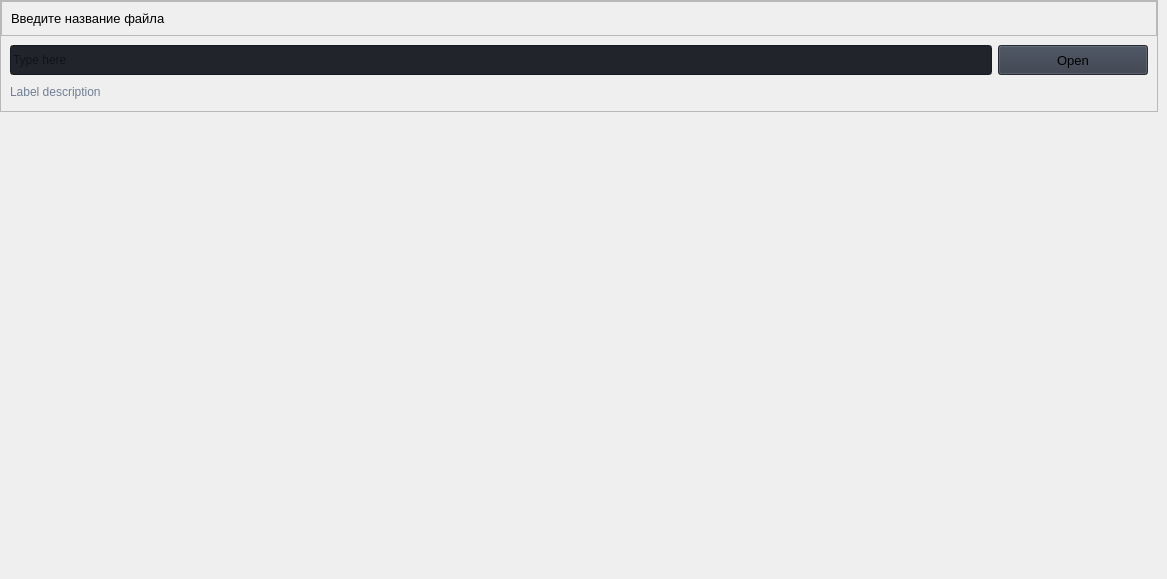
                     <widget class="QWidget" name="try_page">
                      <widget class="QFrame" name="row_4">
                       <property name="geometry">
                        <rect>
                         <x>0</x>
                         <y>0</y>
                         <width>1158</width>
                         <height>112</height>
                        </rect>
                       </property>
                       <property name="frameShape">
                        <enum>QFrame::StyledPanel</enum>
                       </property>
                       <property name="frameShadow">
                        <enum>QFrame::Raised</enum>
                       </property>
                       <layout class="QVBoxLayout" name="verticalLayout_24">
                        <property name="spacing">
                         <number>0</number>
                        </property>
                        <property name="leftMargin">
                         <number>0</number>
                        </property>
                        <property name="topMargin">
                         <number>0</number>
                        </property>
                        <property name="rightMargin">
                         <number>0</number>
                        </property>
                        <property name="bottomMargin">
                         <number>0</number>
                        </property>
                        <item>
                         <widget class="QFrame" name="frame_div_content_3">
                          <property name="minimumSize">
                           <size>
                            <width>0</width>
                            <height>110</height>
                           </size>
                          </property>
                          <property name="maximumSize">
                           <size>
                            <width>16777215</width>
                            <height>110</height>
                           </size>
                          </property>
                          <property name="frameShape">
                           <enum>QFrame::NoFrame</enum>
                          </property>
                          <property name="frameShadow">
                           <enum>QFrame::Raised</enum>
                          </property>
                          <layout class="QVBoxLayout" name="verticalLayout_25">
                           <property name="spacing">
                            <number>0</number>
                           </property>
                           <property name="leftMargin">
                            <number>0</number>
                           </property>
                           <property name="topMargin">
                            <number>0</number>
                           </property>
                           <property name="rightMargin">
                            <number>0</number>
                           </property>
                           <property name="bottomMargin">
                            <number>0</number>
                           </property>
                           <item>
                            <widget class="QFrame" name="frame_title_wid_3">
                             <property name="maximumSize">
                              <size>
                               <width>16777215</width>
                               <height>35</height>
                              </size>
                             </property>
                             <property name="frameShape">
                              <enum>QFrame::StyledPanel</enum>
                             </property>
                             <property name="frameShadow">
                              <enum>QFrame::Raised</enum>
                             </property>
                             <layout class="QVBoxLayout" name="verticalLayout_26">
                              <item>
                               <widget class="QLabel" name="labelBoxBlenderInstalation_3">
                                <property name="font">
                                 <font>
                                  <pointsize>10</pointsize>
                                  <italic>false</italic>
                                  <bold>false</bold>
                                 </font>
                                </property>
                                <property name="styleSheet">
                                 <string notr="true"/>
                                </property>
                                <property name="text">
                                 <string>Введите название файла</string>
                                </property>
                               </widget>
                              </item>
                             </layout>
                            </widget>
                           </item>
                           <item>
                            <widget class="QFrame" name="frame_content_wid_3">
                             <property name="frameShape">
                              <enum>QFrame::NoFrame</enum>
                             </property>
                             <property name="frameShadow">
                              <enum>QFrame::Raised</enum>
                             </property>
                             <layout class="QHBoxLayout" name="horizontalLayout_13">
                              <item>
                               <layout class="QGridLayout" name="gridLayout_4">
                                <property name="bottomMargin">
                                 <number>0</number>
                                </property>
                                <item row="0" column="0">
                                 <widget class="QLineEdit" name="lineEdit_3">
                                  <property name="sizePolicy">
                                   <sizepolicy hsizetype="Expanding" vsizetype="Fixed">
                                    <horstretch>0</horstretch>
                                    <verstretch>0</verstretch>
                                   </sizepolicy>
                                  </property>
                                  <property name="minimumSize">
                                   <size>
                                    <width>0</width>
                                    <height>30</height>
                                   </size>
                                  </property>
                                  <property name="maximumSize">
                                   <size>
                                    <width>16777215</width>
                                    <height>16777215</height>
                                   </size>
                                  </property>
                                  <property name="styleSheet">
                                   <string notr="true">background-color: rgb(33, 37, 43);</string>
                                  </property>
                                  <property name="text">
                                   <string/>
                                  </property>
                                  <property name="placeholderText">
                                   <string>Type here</string>
                                  </property>
                                 </widget>
                                </item>
                                <item row="0" column="1">
                                 <widget class="QPushButton" name="pushButton_3">
                                  <property name="minimumSize">
                                   <size>
                                    <width>150</width>
                                    <height>30</height>
                                   </size>
                                  </property>
                                  <property name="font">
                                   <font>
                                    <pointsize>10</pointsize>
                                    <italic>false</italic>
                                    <bold>false</bold>
                                   </font>
                                  </property>
                                  <property name="cursor">
                                   <cursorShape>PointingHandCursor</cursorShape>
                                  </property>
                                  <property name="styleSheet">
                                   <string notr="true">background-color: rgb(52, 59, 72);</string>
                                  </property>
                                  <property name="text">
                                   <string>Open</string>
                                  </property>
                                  <property name="icon">
                                   <iconset resource="resources.qrc">
                                    <normaloff>:/icons/images/icons/cil-folder-open.png</normaloff>:/icons/images/icons/cil-folder-open.png</iconset>
                                  </property>
                                 </widget>
                                </item>
                                <item row="1" column="0" colspan="2">
                                 <widget class="QLabel" name="labelVersion_5">
                                  <property name="styleSheet">
                                   <string notr="true">color: rgb(113, 126, 149);</string>
                                  </property>
                                  <property name="lineWidth">
                                   <number>1</number>
                                  </property>
                                  <property name="text">
                                   <string>Label description</string>
                                  </property>
                                  <property name="alignment">
                                   <set>Qt::AlignLeading|Qt::AlignLeft|Qt::AlignVCenter</set>
                                  </property>
                                 </widget>
                                </item>
                               </layout>
                              </item>
                             </layout>
                            </widget>
                           </item>
                          </layout>
                         </widget>
                        </item>
                       </layout>
                      </widget>
                      <widget class="QWidget" name="horizontalLayoutWidget">
                       <property name="geometry">
                        <rect>
                         <x>189</x>
                         <y>119</y>
                         <width>821</width>
                         <height>451</height>
                        </rect>
                       </property>
                       <layout class="QHBoxLayout" name="graph_layout">
                        <property name="topMargin">
                         <number>5</number>
                        </property>
                       </layout>
                      </widget>
                     </widget>
